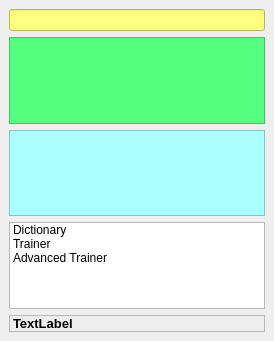
<?xml version="1.0" encoding="UTF-8"?>
<ui version="4.0">
 <class>FiruMainWindowClass</class>
 <widget class="QMainWindow" name="FiruMainWindowClass">
  <property name="geometry">
   <rect>
    <x>0</x>
    <y>0</y>
    <width>274</width>
    <height>341</height>
   </rect>
  </property>
  <property name="windowTitle">
   <string>Firu</string>
  </property>
  <widget class="QWidget" name="centralwidget">
   <layout class="QVBoxLayout" name="verticalLayout">
    <item>
     <widget class="QLineEdit" name="lineEdit">
      <property name="font">
       <font>
        <weight>75</weight>
        <bold>true</bold>
       </font>
      </property>
      <property name="styleSheet">
       <string notr="true">color: rgb(0, 0, 0);
background-color: rgb(255, 255, 127);</string>
      </property>
     </widget>
    </item>
    <item>
     <widget class="QTextEdit" name="textEdit">
      <property name="styleSheet">
       <string notr="true">background-color: rgb(85, 255, 127);</string>
      </property>
     </widget>
    </item>
    <item>
     <widget class="QPlainTextEdit" name="plainTextEdit">
      <property name="styleSheet">
       <string notr="true">background-color: rgb(170, 255, 255);</string>
      </property>
     </widget>
    </item>
    <item>
     <widget class="QListWidget" name="listWidget">
      <item>
       <property name="text">
        <string>Dictionary</string>
       </property>
      </item>
      <item>
       <property name="text">
        <string>Trainer</string>
       </property>
      </item>
      <item>
       <property name="text">
        <string>Advanced Trainer</string>
       </property>
      </item>
     </widget>
    </item>
    <item>
     <widget class="QLabel" name="label">
      <property name="font">
       <font>
        <pointsize>10</pointsize>
        <weight>75</weight>
        <bold>true</bold>
       </font>
      </property>
      <property name="frameShape">
       <enum>QFrame::StyledPanel</enum>
      </property>
      <property name="frameShadow">
       <enum>QFrame::Plain</enum>
      </property>
      <property name="text">
       <string>TextLabel</string>
      </property>
      <property name="wordWrap">
       <bool>true</bool>
      </property>
     </widget>
    </item>
   </layout>
  </widget>
  <widget class="QMenuBar" name="menubar">
   <property name="geometry">
    <rect>
     <x>0</x>
     <y>0</y>
     <width>274</width>
     <height>25</height>
    </rect>
   </property>
  </widget>
  <action name="actionOpenDict">
   <property name="text">
    <string>OpenDict</string>
   </property>
  </action>
  <action name="actionOpenTrainer">
   <property name="text">
    <string>OpenTrainer</string>
   </property>
  </action>
 </widget>
 <tabstops>
  <tabstop>lineEdit</tabstop>
  <tabstop>listWidget</tabstop>
 </tabstops>
 <resources/>
 <connections>
  <connection>
   <sender>FiruMainWindowClass</sender>
   <signal>inputWordChanged(QString)</signal>
   <receiver>label</receiver>
   <slot>setText(QString)</slot>
   <hints>
    <hint type="sourcelabel">
     <x>136</x>
     <y>139</y>
    </hint>
    <hint type="destinationlabel">
     <x>136</x>
     <y>262</y>
    </hint>
   </hints>
  </connection>
  <connection>
   <sender>lineEdit</sender>
   <signal>textChanged(QString)</signal>
   <receiver>FiruMainWindowClass</receiver>
   <slot>setInputWord(QString)</slot>
   <hints>
    <hint type="sourcelabel">
     <x>136</x>
     <y>42</y>
    </hint>
    <hint type="destinationlabel">
     <x>136</x>
     <y>139</y>
    </hint>
   </hints>
  </connection>
  <connection>
   <sender>listWidget</sender>
   <signal>currentTextChanged(QString)</signal>
   <receiver>FiruMainWindowClass</receiver>
   <slot>setInputWord(QString)</slot>
   <hints>
    <hint type="sourcelabel">
     <x>136</x>
     <y>153</y>
    </hint>
    <hint type="destinationlabel">
     <x>136</x>
     <y>139</y>
    </hint>
   </hints>
  </connection>
 </connections>
 <slots>
  <signal>inputWordChanged(QString)</signal>
  <slot>setInputWord(QString)</slot>
 </slots>
</ui>
